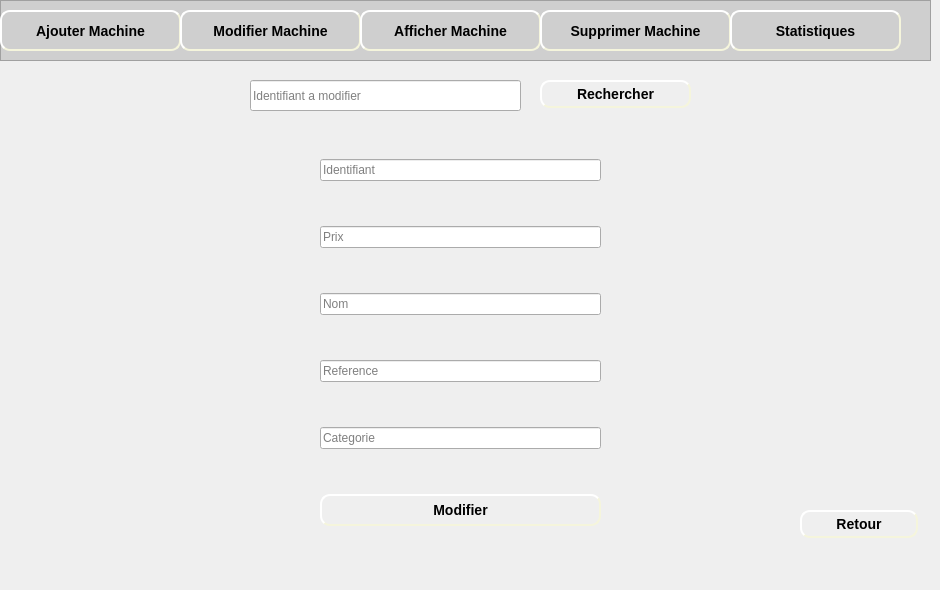
    <widget class="QWidget" name="page_9">
     <widget class="QFrame" name="frame_8">
      <property name="geometry">
       <rect>
        <x>0</x>
        <y>0</y>
        <width>931</width>
        <height>61</height>
       </rect>
      </property>
      <property name="styleSheet">
       <string notr="true">background-color: rgb(207, 207, 207);</string>
      </property>
      <property name="frameShape">
       <enum>QFrame::StyledPanel</enum>
      </property>
      <property name="frameShadow">
       <enum>QFrame::Raised</enum>
      </property>
      <widget class="QPushButton" name="pushButton_ajouterMachine_4">
       <property name="geometry">
        <rect>
         <x>0</x>
         <y>10</y>
         <width>181</width>
         <height>41</height>
        </rect>
       </property>
       <property name="styleSheet">
        <string notr="true">#pushButton_ajouterMachine_4
{
	background-color: rgb(207, 207, 207);
	border-color: beige;
border-style: outset;
  border-width: 2px;
  border-radius: 10px;
  font: bold 14px;
  min-width: 6em;
  padding: 6px;

}
#pushButton_ajouterMachine_4:hover
{
	border-color: blue;
}</string>
       </property>
       <property name="text">
        <string>Ajouter Machine</string>
       </property>
      </widget>
      <widget class="QLabel" name="label_77">
       <property name="geometry">
        <rect>
         <x>10</x>
         <y>20</y>
         <width>21</width>
         <height>21</height>
        </rect>
       </property>
       <property name="text">
        <string/>
       </property>
       <property name="pixmap">
        <pixmap>../Bouttons/ajouMachine-removebg-preview.png</pixmap>
       </property>
       <property name="scaledContents">
        <bool>true</bool>
       </property>
      </widget>
      <widget class="QPushButton" name="pushButton_modifierMachine_3">
       <property name="geometry">
        <rect>
         <x>180</x>
         <y>10</y>
         <width>181</width>
         <height>41</height>
        </rect>
       </property>
       <property name="styleSheet">
        <string notr="true">#pushButton_modifierMachine_3
{
	background-color: rgb(207, 207, 207);
	border-color: beige;
border-style: outset;
  border-width: 2px;
  border-radius: 10px;
  font: bold 14px;
  min-width: 6em;
  padding: 6px;

}
#pushButton_modifierMachine_3:hover
{
	border-color: blue;
}</string>
       </property>
       <property name="text">
        <string>Modifier Machine</string>
       </property>
      </widget>
      <widget class="QLabel" name="label_78">
       <property name="geometry">
        <rect>
         <x>190</x>
         <y>20</y>
         <width>21</width>
         <height>21</height>
        </rect>
       </property>
       <property name="text">
        <string/>
       </property>
       <property name="pixmap">
        <pixmap>../Bouttons/modifier-removebg-preview.png</pixmap>
       </property>
       <property name="scaledContents">
        <bool>true</bool>
       </property>
      </widget>
      <widget class="QPushButton" name="pushButton_afficherMachine_3">
       <property name="geometry">
        <rect>
         <x>360</x>
         <y>10</y>
         <width>181</width>
         <height>41</height>
        </rect>
       </property>
       <property name="styleSheet">
        <string notr="true">#pushButton_afficherMachine_3
{

	border-color: beige;
border-style: outset;
  border-width: 2px;
  border-radius: 10px;
  font: bold 14px;
  min-width: 6em;
  padding: 6px;

}
#pushButton_afficherMachine_3:hover
{
	border-color: blue;
}</string>
       </property>
       <property name="text">
        <string>Afficher Machine</string>
       </property>
      </widget>
      <widget class="QLabel" name="label_79">
       <property name="geometry">
        <rect>
         <x>370</x>
         <y>20</y>
         <width>21</width>
         <height>21</height>
        </rect>
       </property>
       <property name="text">
        <string/>
       </property>
       <property name="pixmap">
        <pixmap>../Bouttons/afficher-removebg-preview.png</pixmap>
       </property>
       <property name="scaledContents">
        <bool>true</bool>
       </property>
      </widget>
      <widget class="QPushButton" name="pushButton_supprimerMachine_3">
       <property name="geometry">
        <rect>
         <x>540</x>
         <y>10</y>
         <width>191</width>
         <height>41</height>
        </rect>
       </property>
       <property name="styleSheet">
        <string notr="true">#pushButton_supprimerMachine_3
{
	background-color: rgb(207, 207, 207);
	border-color: beige;
border-style: outset;
  border-width: 2px;
  border-radius: 10px;
  font: bold 14px;
  min-width: 6em;
  padding: 6px;

}
#pushButton_supprimerMachine_3:hover
{
	border-color: blue;
}</string>
       </property>
       <property name="text">
        <string>Supprimer Machine</string>
       </property>
      </widget>
      <widget class="QLabel" name="label_80">
       <property name="geometry">
        <rect>
         <x>550</x>
         <y>20</y>
         <width>16</width>
         <height>20</height>
        </rect>
       </property>
       <property name="text">
        <string/>
       </property>
       <property name="pixmap">
        <pixmap>../Bouttons/supprimerMachine-removebg-preview.png</pixmap>
       </property>
       <property name="scaledContents">
        <bool>true</bool>
       </property>
      </widget>
      <widget class="QPushButton" name="pushButton_statistiques_3">
       <property name="geometry">
        <rect>
         <x>730</x>
         <y>10</y>
         <width>171</width>
         <height>41</height>
        </rect>
       </property>
       <property name="styleSheet">
        <string notr="true">#pushButton_statistiques_3
{
	background-color: rgb(207, 207, 207);
	border-color: beige;
border-style: outset;
  border-width: 2px;
  border-radius: 10px;
  font: bold 14px;
  min-width: 6em;
  padding: 6px;

}
#pushButton_statistiques_3:hover
{
	border-color: blue;
}</string>
       </property>
       <property name="text">
        <string>Statistiques</string>
       </property>
      </widget>
      <widget class="QLabel" name="label_23">
       <property name="geometry">
        <rect>
         <x>740</x>
         <y>20</y>
         <width>21</width>
         <height>21</height>
        </rect>
       </property>
       <property name="text">
        <string/>
       </property>
       <property name="pixmap">
        <pixmap>../Bouttons/stat-removebg-preview.png</pixmap>
       </property>
       <property name="scaledContents">
        <bool>true</bool>
       </property>
      </widget>
     </widget>
     <widget class="QLabel" name="label_15">
      <property name="geometry">
       <rect>
        <x>0</x>
        <y>60</y>
        <width>931</width>
        <height>521</height>
       </rect>
      </property>
      <property name="text">
       <string/>
      </property>
      <property name="pixmap">
       <pixmap>../Bouttons/fontFinal.jpg</pixmap>
      </property>
      <property name="scaledContents">
       <bool>true</bool>
      </property>
     </widget>
     <widget class="QLineEdit" name="lineEdit_idModifierM">
      <property name="geometry">
       <rect>
        <x>250</x>
        <y>80</y>
        <width>271</width>
        <height>31</height>
       </rect>
      </property>
      <property name="placeholderText">
       <string>Identifiant a modifier</string>
      </property>
     </widget>
     <widget class="QPushButton" name="pushButton_rechercherModM">
      <property name="geometry">
       <rect>
        <x>540</x>
        <y>80</y>
        <width>151</width>
        <height>28</height>
       </rect>
      </property>
      <property name="styleSheet">
       <string notr="true">#pushButton_rechercherModM
{

	border-color: beige;
border-style: outset;
  border-width: 2px;
  border-radius: 10px;
  font: bold 14px;
  min-width: 6em;
  padding: 6px;

}
#pushButton_rechercherModM:hover
{
	border-color: blue;
}</string>
      </property>
      <property name="text">
       <string>Rechercher</string>
      </property>
     </widget>
     <widget class="QLabel" name="label_36">
      <property name="geometry">
       <rect>
        <x>550</x>
        <y>80</y>
        <width>21</width>
        <height>21</height>
       </rect>
      </property>
      <property name="text">
       <string/>
      </property>
      <property name="pixmap">
       <pixmap>../Bouttons/consulter-removebg-preview.png</pixmap>
      </property>
      <property name="scaledContents">
       <bool>true</bool>
      </property>
     </widget>
     <widget class="QWidget" name="verticalLayoutWidget_7">
      <property name="geometry">
       <rect>
        <x>320</x>
        <y>120</y>
        <width>281</width>
        <height>451</height>
       </rect>
      </property>
      <layout class="QVBoxLayout" name="verticalLayout_7">
       <item>
        <widget class="QLineEdit" name="lineEdit_idMachine_2">
         <property name="placeholderText">
          <string>Identifiant</string>
         </property>
        </widget>
       </item>
       <item>
        <widget class="QLineEdit" name="lineEdit_prix_2">
         <property name="placeholderText">
          <string>Prix</string>
         </property>
        </widget>
       </item>
       <item>
        <widget class="QLineEdit" name="lineEdit_nom_4">
         <property name="placeholderText">
          <string>Nom</string>
         </property>
        </widget>
       </item>
       <item>
        <widget class="QLineEdit" name="lineEdit_reference_2">
         <property name="placeholderText">
          <string>Reference</string>
         </property>
        </widget>
       </item>
       <item>
        <widget class="QLineEdit" name="lineEdit_categorie_2">
         <property name="placeholderText">
          <string>Categorie</string>
         </property>
        </widget>
       </item>
       <item>
        <widget class="QPushButton" name="pushButton_modifierMachine_4">
         <property name="styleSheet">
          <string notr="true">#pushButton_modifierMachine_4
{
	
	border-color: beige;
border-style: outset;
  border-width: 2px;
  border-radius: 10px;
  font: bold 14px;
  min-width: 6em;
  padding: 6px;

}
#pushButton_modifierMachine_4:hover
{
	border-color: blue;
}</string>
         </property>
         <property name="text">
          <string>Modifier</string>
         </property>
        </widget>
       </item>
      </layout>
     </widget>
     <widget class="QPushButton" name="pushButton_retour_5">
      <property name="geometry">
       <rect>
        <x>800</x>
        <y>510</y>
        <width>118</width>
        <height>28</height>
       </rect>
      </property>
      <property name="styleSheet">
       <string notr="true">#pushButton_retour_5
{
	
	border-color: beige;
border-style: outset;
  border-width: 2px;
  border-radius: 10px;
  font: bold 14px;
  min-width: 6em;
  padding: 6px;

}
#pushButton_retour_5:hover
{
	border-color: blue;
}</string>
      </property>
      <property name="text">
       <string>Retour</string>
      </property>
     </widget>
     <widget class="QLabel" name="label_85">
      <property name="geometry">
       <rect>
        <x>810</x>
        <y>520</y>
        <width>21</width>
        <height>16</height>
       </rect>
      </property>
      <property name="text">
       <string/>
      </property>
      <property name="pixmap">
       <pixmap>../Bouttons/retour-removebg-preview.png</pixmap>
      </property>
      <property name="scaledContents">
       <bool>true</bool>
      </property>
     </widget>
    </widget>
